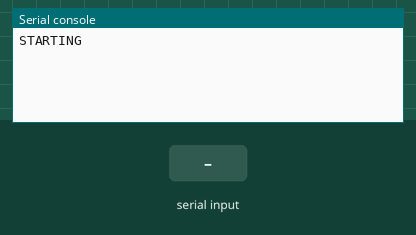
Recording of a program running on a simulated Raspberry Pi Pico running CircuitPython. Parts: the last lines printed to the serial console. The test bench sets the inputs (shaded band).

Above: at 1.2 s.
1.3 s: "1" received over the second serial link
At 2.2 s:
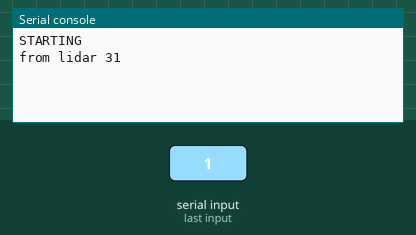
2.8 s: "0" received over the second serial link
At 3.4 s:
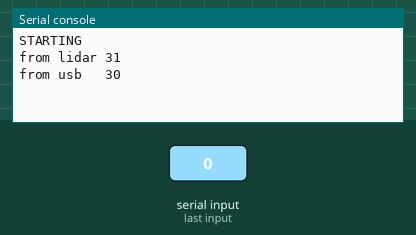
4.3 s: "2" received over the second serial link
At 5.7 s:
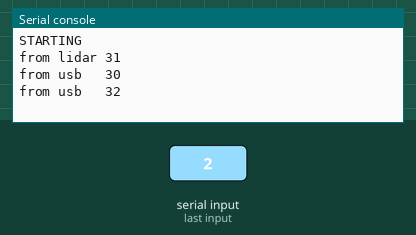

The program:

picomitm.py
```python
import board
import busio
import digitalio
import os

# For most CircuitPython boards:
# For QT Py M0:
# led = digitalio.DigitalInOut(board.SCK)


class Mitm:
    name: str
    zeroes: int
    uart: busio.UART
    data: bytes

    def __init__(self, uart, name):
        self.name = name
        self.uart = uart
        self.zeroes = 0
        self.data = b''

    def read_and_forward(self) -> None:
        datapart = self.uart.read()
        if datapart is None:
            self.zeroes += 1
            if self.zeroes > 10:
                if self.data != b'':
                    self.print_data()
                    self.data = b''
                    self.zeroes = 0
        elif datapart is not None:
            self.uart.write(datapart)
            self.data += datapart

    def print_data(self) -> None:
        """Log and output a byte array in a readable way."""
        bs = ["%02x".upper() % b for b in self.data]
        print(self.name," ".join(bs))


from_lidar = Mitm(busio.UART(
    tx=board.GP8,
    rx=board.GP9,
    baudrate=115200,
    bits=8,
    parity=busio.UART.Parity.ODD,
    stop=1,
    timeout=.001), "from lidar")
from_usb = Mitm(busio.UART(
    tx=board.GP12,
    rx=board.GP13,
    baudrate=115200,
    bits=8,
    parity=busio.UART.Parity.ODD,
    stop=1,
    timeout=.001), "from usb  ")
print("STARTING")
while True:
    from_usb.read_and_forward()
    from_lidar.read_and_forward()
```

Measured:
- after the input at 1.3 s, the serial console: prints a new line at once (image 1)
- after the input at 2.8 s, the serial console: prints a new line at once (image 2)
- after the input at 4.3 s, the serial console: prints a new line at once (image 3)
